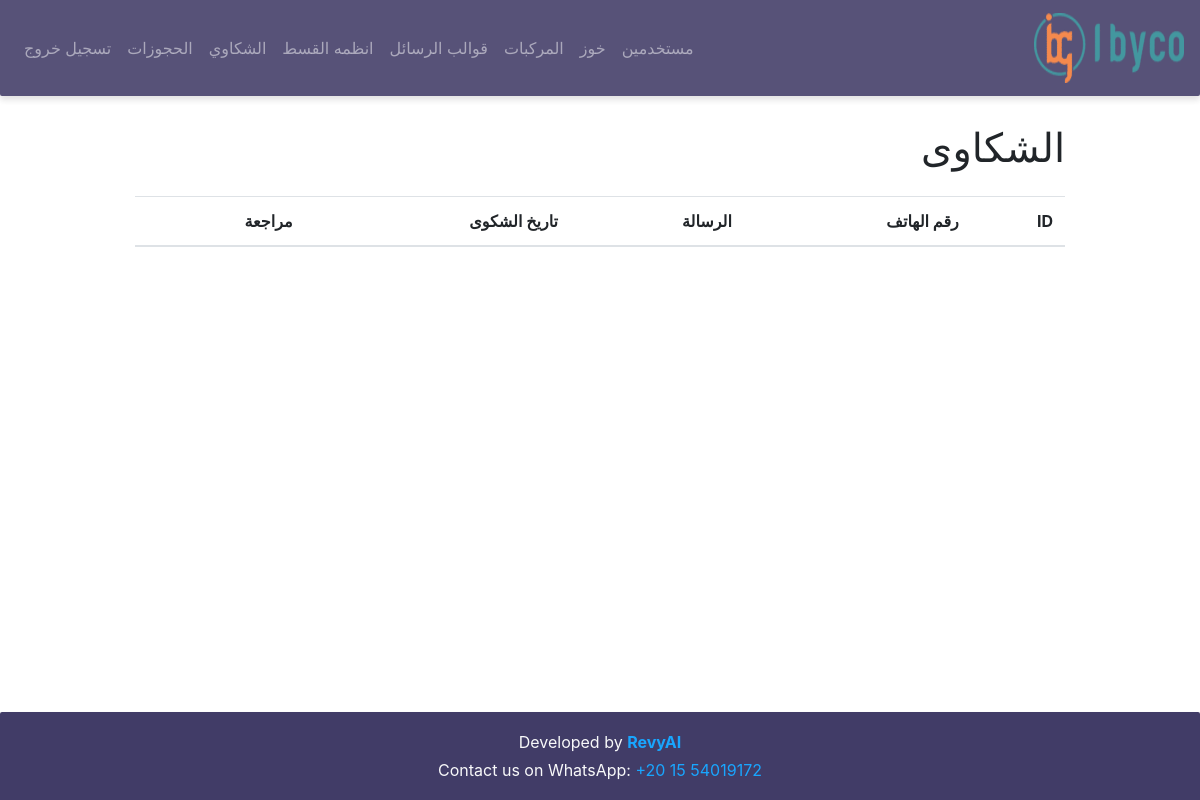
Page /complaints (signed in) on the earlier database version.
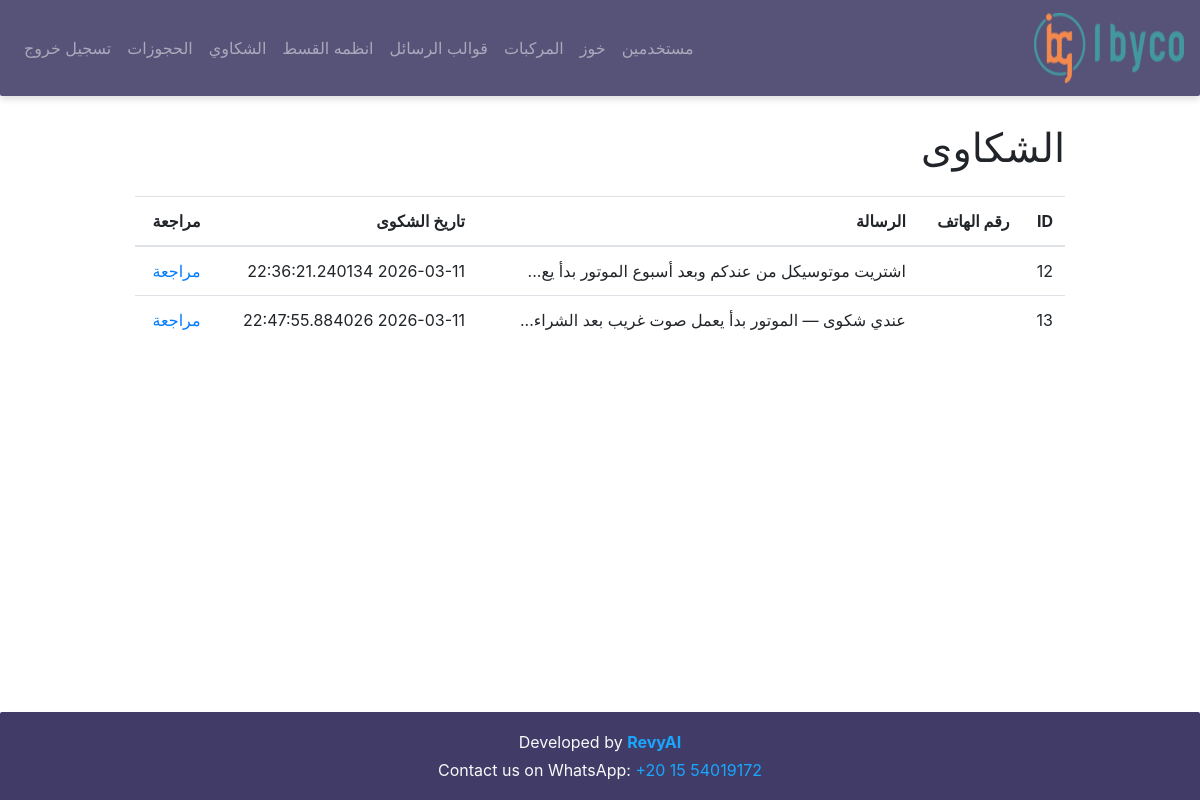
Same page on the later database version.
### models/models.py (models this page shows)
class Complaint(db.Model):
    __tablename__ = "complaints"
    id = db.Column(db.Integer, primary_key=True)
    client_id = db.Column(db.Integer, db.ForeignKey("clients.id"))
    message_text = db.Column(db.Text) # the user message
    is_resolved = db.Column(db.Boolean, default=False) # human will check it
    resolved_at = db.Column(db.DateTime)
    created_at = db.Column(db.DateTime, default=lambda: datetime.now(timezone.utc))

### app.py (the view)
@app.route("/complaints")
@login_required
def complaints():
    complaints = Complaint.query.filter_by(is_resolved=False).all()
    return render_template("complaints.html", complaints=complaints)

### app.py (called while the page is built)
@login_manager.user_loader
def load_user(user_id):
    return Users.query.get(int(user_id))

### templates/complaints.html (shortened to what this page needs)
{% extends 'base.html' %}
{% block content %}
<h1 class="mt-4">الشكاوى</h1>
<table class="table mt-4">
<thead>
<tr>
<th>ID</th>
<th>رقم الهاتف</th>
<th>الرسالة</th>
<th>تاريخ الشكوى</th>
<th>مراجعة</th>
</tr>
</thead>
<tbody>
{% for complaint in complaints %}
<tr>
<td>{{ complaint.id }}</td>
<td>{{ complaint.client.phone_number }}</td>
<td>{{ complaint.message_text[:50] }}...</td>
<td>{{ complaint.created_at }}</td>
<td>
<a href="{{ url_for('view_complaint', id=complaint.id) }}">
مراجعة
</a>
</td>
</tr>
{% endfor %}
</tbody>
</table>
{% endblock %}

### templates/base.html (shortened to what this page needs)
<!DOCTYPE html>
<html lang="ar" dir="rtl">
<head>
    <link rel="stylesheet" href="{{ url_for('static', filename='css/bootstrap.min.css') }}">
</head>
<body>
<nav class="navbar navbar-expand-md navbar-dark bg-dark fixed-top">
    <a class="navbar-brand" href="#"><img src="{{ url_for('static', filename='images/logo-150x58.png') }}" alt="Dental Clinic" width="150" height="70"></a>
    <div class="collapse navbar-collapse" id="navbarNav">
        <ul class="navbar-nav ml-auto">
            {% if current_user.is_authenticated %}
                <li class="nav-item">
                    <a class="nav-link" href="{{ url_for('users') }}">مستخدمين</a>
                </li>
                <li class="nav-item">
                    <a class="nav-link" href="{{ url_for('helmets') }}">خوز</a>
                </li>
                <li class="nav-item">
                    <a class="nav-link" href="{{ url_for('motors') }}">المركبات</a>
                </li>
                <li class="nav-item">
                    <a class="nav-link" href="{{ url_for('followup_templates') }}">قوالب الرسائل</a>
                </li>
                <li class="nav-item">
                    <a class="nav-link" href="{{ url_for('instalments') }}">انظمه القسط</a>
                </li>
                <li class="nav-item">
                    <a class="nav-link" href="{{ url_for('complaints') }}">الشكاوي</a>
                </li>
                <li class="nav-item">
                    <a class="nav-link" href="{{ url_for('bookings') }}">الحجوزات</a>
                </li>
            {% endif %}
            {% if current_user.is_authenticated %}
                <li class="nav-item">
                    <a class="nav-link" href="{{ url_for('logout') }}">تسجيل خروج</a>
                </li>
            {% else %}
                <li class="nav-item">
                    <a class="nav-link" href="{{ url_for('index') }}">تسجيل دخول</a>
                </li>
            {% endif %}
        </ul>
    </div>
</nav>
<div class="container content" style="padding-top: 100px">
    {% with messages = get_flashed_messages(with_categories=true) %}
        <div class="alert-container" style="padding-top: 100px">
        </div>
    {% endwith %}
    {% block content %}{% endblock %}
</div>
<footer class="footer bg-dark text-light">
    <div class="container text-center py-2">
        <p class="mb-1">Developed by <strong><a  target="_blank" href="https://revyai.tech/">RevyAI</a></strong></p>
        <p class="mb-0">Contact us on WhatsApp:
            <a href="https://wa.me/201554019172"   target="_blank">
                +20 15 54019172
            </a>
        </p>    </div>
</footer>
</body>
</html>

### templates/base.html (style rules this page uses)
html, body { height: 100%; margin: 0; display: flex; flex-direction: column; }
.container { max-width: 960px; margin: 0 auto; padding-top: 100px; }
.content { flex: 1; }
.alert-container { position: fixed; top: 0; right: 0; left: 0; z-index: 1000; text-align: center; padding: 10px; }
.navbar { opacity: 0.8; background-color: #2D2757 !important; box-shadow: 0 4px 6px rgba(0, 0, 0, .15); border-radius: 0px 0px 2px 2px; }
.footer { opacity: 0.9; background-color: #2D2757 !important; box-shadow: 0 4px 6px rgba(0, 0, 0, .15); border-radius: 2px 2px 0 0; padding: 10px 0; text-align: center; margin-top: 6px; min-width: 100% !important; }
.footer a { color: #009dff; text-decoration: none; }

Differences in the rows shown:
added Complaint: id "12", message_text "اشتريت موتوسيكل من عندكم وبعد أسبوع الموتور بدأ يع", created_at "2026-03-11 22:36:21.240134"
added Complaint: id "13", message_text "عندي شكوى — الموتور بدأ يعمل صوت غريب بعد الشراء", created_at "2026-03-11 22:47:55.884026"
